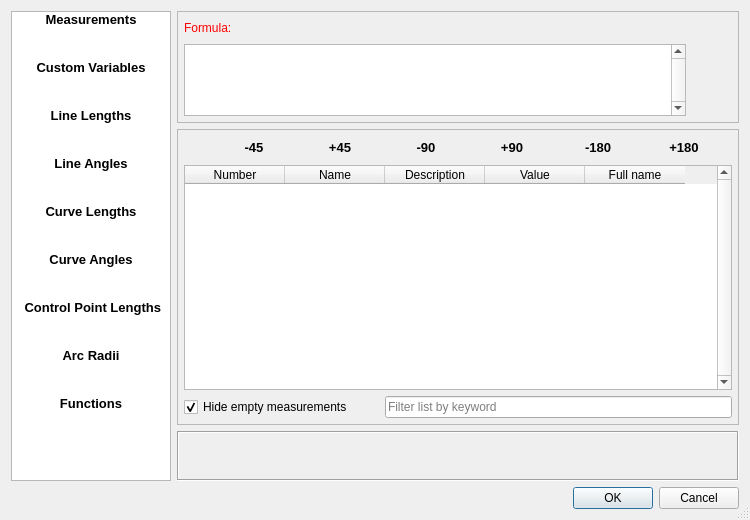
<?xml version="1.0" encoding="UTF-8"?>
<ui version="4.0">
 <class>EditFormulaDialog</class>
 <widget class="QDialog" name="EditFormulaDialog">
  <property name="windowModality">
   <enum>Qt::WindowModality::WindowModal</enum>
  </property>
  <property name="geometry">
   <rect>
    <x>0</x>
    <y>0</y>
    <width>750</width>
    <height>520</height>
   </rect>
  </property>
  <property name="sizePolicy">
   <sizepolicy hsizetype="Preferred" vsizetype="Fixed">
    <horstretch>0</horstretch>
    <verstretch>0</verstretch>
   </sizepolicy>
  </property>
  <property name="minimumSize">
   <size>
    <width>750</width>
    <height>520</height>
   </size>
  </property>
  <property name="maximumSize">
   <size>
    <width>16777215</width>
    <height>510</height>
   </size>
  </property>
  <property name="windowTitle">
   <string>Edit formula</string>
  </property>
  <property name="windowIcon">
   <iconset resource="../../../vmisc/share/resources/icon.qrc">
    <normaloff>:/icon/32x32/edit.png</normaloff>:/icon/32x32/edit.png</iconset>
  </property>
  <property name="sizeGripEnabled">
   <bool>true</bool>
  </property>
  <property name="modal">
   <bool>true</bool>
  </property>
  <layout class="QVBoxLayout" name="verticalLayout_7">
   <item>
    <layout class="QHBoxLayout" name="horizontalLayout_5">
     <item>
      <layout class="QVBoxLayout" name="verticalLayout_3">
       <property name="spacing">
        <number>0</number>
       </property>
       <property name="sizeConstraint">
        <enum>QLayout::SizeConstraint::SetFixedSize</enum>
       </property>
       <item>
        <widget class="QListWidget" name="menuTab_ListWidget">
         <property name="sizePolicy">
          <sizepolicy hsizetype="Fixed" vsizetype="Preferred">
           <horstretch>0</horstretch>
           <verstretch>0</verstretch>
          </sizepolicy>
         </property>
         <property name="minimumSize">
          <size>
           <width>160</width>
           <height>0</height>
          </size>
         </property>
         <property name="maximumSize">
          <size>
           <width>160</width>
           <height>16777215</height>
          </size>
         </property>
         <property name="font">
          <font>
           <pointsize>10</pointsize>
           <bold>true</bold>
          </font>
         </property>
         <property name="styleSheet">
          <string notr="true">color: rgb(255, 255, 255);
selection-color: rgb(230, 230, 230);
background-color: qlineargradient(spread:pad, x1:0, y1:0, x2:1, y2:0, stop:0 rgba(0, 0, 0, 255), stop:1 rgba(200, 200, 200, 255));

QListWidget::item:selected {
     border: 1px solid #6a6ea9;
 }
</string>
         </property>
         <property name="verticalScrollBarPolicy">
          <enum>Qt::ScrollBarPolicy::ScrollBarAlwaysOff</enum>
         </property>
         <property name="horizontalScrollBarPolicy">
          <enum>Qt::ScrollBarPolicy::ScrollBarAlwaysOff</enum>
         </property>
         <property name="autoScroll">
          <bool>false</bool>
         </property>
         <property name="autoScrollMargin">
          <number>0</number>
         </property>
         <property name="showDropIndicator" stdset="0">
          <bool>false</bool>
         </property>
         <property name="selectionBehavior">
          <enum>QAbstractItemView::SelectionBehavior::SelectItems</enum>
         </property>
         <property name="iconSize">
          <size>
           <width>0</width>
           <height>0</height>
          </size>
         </property>
         <property name="textElideMode">
          <enum>Qt::TextElideMode::ElideNone</enum>
         </property>
         <property name="resizeMode">
          <enum>QListView::ResizeMode::Adjust</enum>
         </property>
         <property name="layoutMode">
          <enum>QListView::LayoutMode::SinglePass</enum>
         </property>
         <property name="spacing">
          <number>0</number>
         </property>
         <property name="gridSize">
          <size>
           <width>180</width>
           <height>48</height>
          </size>
         </property>
         <property name="viewMode">
          <enum>QListView::ViewMode::ListMode</enum>
         </property>
         <property name="uniformItemSizes">
          <bool>false</bool>
         </property>
         <property name="batchSize">
          <number>100</number>
         </property>
         <property name="selectionRectVisible">
          <bool>false</bool>
         </property>
         <property name="itemAlignment">
          <set>Qt::AlignmentFlag::AlignCenter</set>
         </property>
         <item>
          <property name="text">
           <string>Measurements</string>
          </property>
          <property name="font">
           <font>
            <pointsize>10</pointsize>
            <bold>true</bold>
           </font>
          </property>
          <property name="textAlignment">
           <set>AlignCenter</set>
          </property>
          <property name="background">
           <brush brushstyle="NoBrush">
            <color alpha="255">
             <red>255</red>
             <green>255</green>
             <blue>255</blue>
            </color>
           </brush>
          </property>
         </item>
         <item>
          <property name="text">
           <string>Custom Variables</string>
          </property>
          <property name="font">
           <font>
            <pointsize>10</pointsize>
           </font>
          </property>
          <property name="textAlignment">
           <set>AlignCenter</set>
          </property>
         </item>
         <item>
          <property name="text">
           <string>Line Lengths</string>
          </property>
          <property name="textAlignment">
           <set>AlignCenter</set>
          </property>
         </item>
         <item>
          <property name="text">
           <string>Line Angles</string>
          </property>
          <property name="textAlignment">
           <set>AlignCenter</set>
          </property>
         </item>
         <item>
          <property name="text">
           <string>Curve Lengths</string>
          </property>
          <property name="textAlignment">
           <set>AlignCenter</set>
          </property>
         </item>
         <item>
          <property name="text">
           <string>Curve Angles</string>
          </property>
          <property name="textAlignment">
           <set>AlignCenter</set>
          </property>
         </item>
         <item>
          <property name="text">
           <string> Control Point Lengths</string>
          </property>
          <property name="textAlignment">
           <set>AlignCenter</set>
          </property>
         </item>
         <item>
          <property name="text">
           <string>Arc Radii</string>
          </property>
          <property name="textAlignment">
           <set>AlignCenter</set>
          </property>
         </item>
         <item>
          <property name="text">
           <string>Functions</string>
          </property>
          <property name="textAlignment">
           <set>AlignCenter</set>
          </property>
         </item>
        </widget>
       </item>
      </layout>
     </item>
     <item>
      <layout class="QVBoxLayout" name="verticalLayout_2">
       <item>
        <widget class="QFrame" name="top_Frame">
         <property name="minimumSize">
          <size>
           <width>0</width>
           <height>0</height>
          </size>
         </property>
         <property name="maximumSize">
          <size>
           <width>16777215</width>
           <height>116</height>
          </size>
         </property>
         <property name="frameShape">
          <enum>QFrame::Shape::StyledPanel</enum>
         </property>
         <property name="frameShadow">
          <enum>QFrame::Shadow::Sunken</enum>
         </property>
         <layout class="QVBoxLayout" name="verticalLayout_4">
          <property name="leftMargin">
           <number>6</number>
          </property>
          <property name="topMargin">
           <number>6</number>
          </property>
          <property name="rightMargin">
           <number>6</number>
          </property>
          <property name="bottomMargin">
           <number>6</number>
          </property>
          <item>
           <layout class="QHBoxLayout" name="horizontalLayout_2">
            <item alignment="Qt::AlignmentFlag::AlignLeft">
             <widget class="QLabel" name="labelEditFormula">
              <property name="sizePolicy">
               <sizepolicy hsizetype="Fixed" vsizetype="Preferred">
                <horstretch>0</horstretch>
                <verstretch>0</verstretch>
               </sizepolicy>
              </property>
              <property name="palette">
               <palette>
                <active>
                 <colorrole role="WindowText">
                  <brush brushstyle="SolidPattern">
                   <color alpha="255">
                    <red>255</red>
                    <green>0</green>
                    <blue>0</blue>
                   </color>
                  </brush>
                 </colorrole>
                </active>
                <inactive>
                 <colorrole role="WindowText">
                  <brush brushstyle="SolidPattern">
                   <color alpha="255">
                    <red>255</red>
                    <green>0</green>
                    <blue>0</blue>
                   </color>
                  </brush>
                 </colorrole>
                </inactive>
                <disabled>
                 <colorrole role="WindowText">
                  <brush brushstyle="SolidPattern">
                   <color alpha="255">
                    <red>159</red>
                    <green>158</green>
                    <blue>158</blue>
                   </color>
                  </brush>
                 </colorrole>
                </disabled>
               </palette>
              </property>
              <property name="text">
               <string>Formula:</string>
              </property>
             </widget>
            </item>
            <item>
             <widget class="QLabel" name="labelResultCalculation">
              <property name="sizePolicy">
               <sizepolicy hsizetype="Expanding" vsizetype="Preferred">
                <horstretch>0</horstretch>
                <verstretch>0</verstretch>
               </sizepolicy>
              </property>
              <property name="minimumSize">
               <size>
                <width>80</width>
                <height>0</height>
               </size>
              </property>
              <property name="toolTip">
               <string>Value</string>
              </property>
              <property name="whatsThis">
               <string notr="true"/>
              </property>
              <property name="text">
               <string notr="true"/>
              </property>
             </widget>
            </item>
            <item>
             <spacer name="horizontalSpacer">
              <property name="orientation">
               <enum>Qt::Orientation::Horizontal</enum>
              </property>
              <property name="sizeHint" stdset="0">
               <size>
                <width>40</width>
                <height>20</height>
               </size>
              </property>
             </spacer>
            </item>
           </layout>
          </item>
          <item>
           <layout class="QHBoxLayout" name="horizontalLayout">
            <item>
             <widget class="QPlainTextEdit" name="plainTextEditFormula">
              <property name="sizePolicy">
               <sizepolicy hsizetype="Expanding" vsizetype="Preferred">
                <horstretch>0</horstretch>
                <verstretch>0</verstretch>
               </sizepolicy>
              </property>
              <property name="minimumSize">
               <size>
                <width>0</width>
                <height>72</height>
               </size>
              </property>
              <property name="maximumSize">
               <size>
                <width>16777215</width>
                <height>16777215</height>
               </size>
              </property>
              <property name="toolTip">
               <string>Calculation</string>
              </property>
              <property name="verticalScrollBarPolicy">
               <enum>Qt::ScrollBarPolicy::ScrollBarAlwaysOn</enum>
              </property>
              <property name="tabChangesFocus">
               <bool>true</bool>
              </property>
             </widget>
            </item>
            <item>
             <layout class="QVBoxLayout" name="verticalLayout_6">
              <property name="spacing">
               <number>0</number>
              </property>
              <item>
               <widget class="QPushButton" name="clear_PushButton">
                <property name="sizePolicy">
                 <sizepolicy hsizetype="Fixed" vsizetype="Fixed">
                  <horstretch>0</horstretch>
                  <verstretch>0</verstretch>
                 </sizepolicy>
                </property>
                <property name="minimumSize">
                 <size>
                  <width>16</width>
                  <height>16</height>
                 </size>
                </property>
                <property name="maximumSize">
                 <size>
                  <width>16777215</width>
                  <height>16777215</height>
                 </size>
                </property>
                <property name="focusPolicy">
                 <enum>Qt::FocusPolicy::StrongFocus</enum>
                </property>
                <property name="toolTip">
                 <string>Clear formula</string>
                </property>
                <property name="text">
                 <string/>
                </property>
                <property name="icon">
                 <iconset resource="../../../vmisc/share/resources/icon.qrc">
                  <normaloff>:/icon/32x32/clear.png</normaloff>:/icon/32x32/clear.png</iconset>
                </property>
                <property name="iconSize">
                 <size>
                  <width>16</width>
                  <height>16</height>
                 </size>
                </property>
                <property name="autoRepeat">
                 <bool>true</bool>
                </property>
                <property name="autoRepeatDelay">
                 <number>50</number>
                </property>
                <property name="autoRepeatInterval">
                 <number>50</number>
                </property>
                <property name="flat">
                 <bool>true</bool>
                </property>
               </widget>
              </item>
              <item>
               <widget class="QPushButton" name="undo_PushButton">
                <property name="sizePolicy">
                 <sizepolicy hsizetype="Fixed" vsizetype="Fixed">
                  <horstretch>0</horstretch>
                  <verstretch>0</verstretch>
                 </sizepolicy>
                </property>
                <property name="minimumSize">
                 <size>
                  <width>16</width>
                  <height>16</height>
                 </size>
                </property>
                <property name="maximumSize">
                 <size>
                  <width>16777215</width>
                  <height>16777215</height>
                 </size>
                </property>
                <property name="focusPolicy">
                 <enum>Qt::FocusPolicy::StrongFocus</enum>
                </property>
                <property name="toolTip">
                 <string>Reset to original formula</string>
                </property>
                <property name="text">
                 <string/>
                </property>
                <property name="icon">
                 <iconset resource="../../../vmisc/share/resources/theme.qrc">
                  <normaloff>:/icons/win.icon.theme/32x32/actions/edit-undo.png</normaloff>:/icons/win.icon.theme/32x32/actions/edit-undo.png</iconset>
                </property>
                <property name="iconSize">
                 <size>
                  <width>16</width>
                  <height>16</height>
                 </size>
                </property>
                <property name="autoRepeat">
                 <bool>true</bool>
                </property>
                <property name="autoRepeatDelay">
                 <number>50</number>
                </property>
                <property name="autoRepeatInterval">
                 <number>50</number>
                </property>
                <property name="flat">
                 <bool>true</bool>
                </property>
               </widget>
              </item>
             </layout>
            </item>
           </layout>
          </item>
         </layout>
        </widget>
       </item>
       <item>
        <widget class="QFrame" name="bottom_Frame">
         <property name="sizePolicy">
          <sizepolicy hsizetype="Preferred" vsizetype="Preferred">
           <horstretch>0</horstretch>
           <verstretch>0</verstretch>
          </sizepolicy>
         </property>
         <property name="minimumSize">
          <size>
           <width>0</width>
           <height>0</height>
          </size>
         </property>
         <property name="frameShape">
          <enum>QFrame::Shape::StyledPanel</enum>
         </property>
         <property name="frameShadow">
          <enum>QFrame::Shadow::Sunken</enum>
         </property>
         <layout class="QVBoxLayout" name="verticalLayout">
          <property name="leftMargin">
           <number>6</number>
          </property>
          <property name="topMargin">
           <number>6</number>
          </property>
          <property name="rightMargin">
           <number>6</number>
          </property>
          <property name="bottomMargin">
           <number>6</number>
          </property>
          <item>
           <layout class="QVBoxLayout" name="verticalLayout_5">
            <item>
             <layout class="QHBoxLayout" name="horizontalLayout_3">
              <item>
               <widget class="QPushButton" name="insert_PushButton">
                <property name="sizePolicy">
                 <sizepolicy hsizetype="Fixed" vsizetype="Minimum">
                  <horstretch>0</horstretch>
                  <verstretch>0</verstretch>
                 </sizepolicy>
                </property>
                <property name="maximumSize">
                 <size>
                  <width>24</width>
                  <height>24</height>
                 </size>
                </property>
                <property name="focusPolicy">
                 <enum>Qt::FocusPolicy::StrongFocus</enum>
                </property>
                <property name="toolTip">
                 <string>Insert variable into formula</string>
                </property>
                <property name="text">
                 <string notr="true"/>
                </property>
                <property name="icon">
                 <iconset resource="../../../vmisc/share/resources/icon.qrc">
                  <normaloff>:/icon/24x24/insert_fx.png</normaloff>:/icon/24x24/insert_fx.png</iconset>
                </property>
                <property name="iconSize">
                 <size>
                  <width>24</width>
                  <height>24</height>
                 </size>
                </property>
                <property name="autoRepeat">
                 <bool>true</bool>
                </property>
                <property name="autoRepeatDelay">
                 <number>50</number>
                </property>
                <property name="autoRepeatInterval">
                 <number>50</number>
                </property>
                <property name="flat">
                 <bool>true</bool>
                </property>
               </widget>
              </item>
              <item>
               <widget class="QPushButton" name="fx_minus_45_PushButton">
                <property name="font">
                 <font>
                  <pointsize>10</pointsize>
                  <bold>true</bold>
                 </font>
                </property>
                <property name="text">
                 <string notr="true">-45</string>
                </property>
                <property name="icon">
                 <iconset resource="../../../vmisc/share/resources/icon.qrc">
                  <normaloff>:/icon/24x24/insert_fx.png</normaloff>:/icon/24x24/insert_fx.png</iconset>
                </property>
                <property name="iconSize">
                 <size>
                  <width>24</width>
                  <height>24</height>
                 </size>
                </property>
                <property name="flat">
                 <bool>true</bool>
                </property>
               </widget>
              </item>
              <item>
               <widget class="QPushButton" name="fx_plus_45_PushButton">
                <property name="font">
                 <font>
                  <pointsize>10</pointsize>
                  <bold>true</bold>
                 </font>
                </property>
                <property name="text">
                 <string notr="true">+45</string>
                </property>
                <property name="icon">
                 <iconset resource="../../../vmisc/share/resources/icon.qrc">
                  <normaloff>:/icon/24x24/insert_fx.png</normaloff>:/icon/24x24/insert_fx.png</iconset>
                </property>
                <property name="iconSize">
                 <size>
                  <width>24</width>
                  <height>24</height>
                 </size>
                </property>
                <property name="flat">
                 <bool>true</bool>
                </property>
               </widget>
              </item>
              <item>
               <widget class="QPushButton" name="fx_minus_90_PushButton">
                <property name="sizePolicy">
                 <sizepolicy hsizetype="Minimum" vsizetype="Minimum">
                  <horstretch>0</horstretch>
                  <verstretch>0</verstretch>
                 </sizepolicy>
                </property>
                <property name="maximumSize">
                 <size>
                  <width>16777215</width>
                  <height>24</height>
                 </size>
                </property>
                <property name="font">
                 <font>
                  <pointsize>10</pointsize>
                  <bold>true</bold>
                 </font>
                </property>
                <property name="text">
                 <string notr="true">-90</string>
                </property>
                <property name="icon">
                 <iconset resource="../../../vmisc/share/resources/icon.qrc">
                  <normaloff>:/icon/32x32/insert_fx.png</normaloff>:/icon/32x32/insert_fx.png</iconset>
                </property>
                <property name="iconSize">
                 <size>
                  <width>24</width>
                  <height>24</height>
                 </size>
                </property>
                <property name="flat">
                 <bool>true</bool>
                </property>
               </widget>
              </item>
              <item>
               <widget class="QPushButton" name="fx_plus_90_PushButton">
                <property name="sizePolicy">
                 <sizepolicy hsizetype="Minimum" vsizetype="Minimum">
                  <horstretch>0</horstretch>
                  <verstretch>0</verstretch>
                 </sizepolicy>
                </property>
                <property name="maximumSize">
                 <size>
                  <width>16777215</width>
                  <height>24</height>
                 </size>
                </property>
                <property name="font">
                 <font>
                  <pointsize>10</pointsize>
                  <bold>true</bold>
                 </font>
                </property>
                <property name="text">
                 <string notr="true">+90</string>
                </property>
                <property name="icon">
                 <iconset resource="../../../vmisc/share/resources/icon.qrc">
                  <normaloff>:/icon/32x32/insert_fx.png</normaloff>:/icon/32x32/insert_fx.png</iconset>
                </property>
                <property name="iconSize">
                 <size>
                  <width>24</width>
                  <height>24</height>
                 </size>
                </property>
                <property name="flat">
                 <bool>true</bool>
                </property>
               </widget>
              </item>
              <item>
               <widget class="QPushButton" name="fx_minus_180_PushButton">
                <property name="sizePolicy">
                 <sizepolicy hsizetype="Minimum" vsizetype="Minimum">
                  <horstretch>0</horstretch>
                  <verstretch>0</verstretch>
                 </sizepolicy>
                </property>
                <property name="maximumSize">
                 <size>
                  <width>16777215</width>
                  <height>24</height>
                 </size>
                </property>
                <property name="font">
                 <font>
                  <pointsize>10</pointsize>
                  <bold>true</bold>
                 </font>
                </property>
                <property name="text">
                 <string notr="true">-180</string>
                </property>
                <property name="icon">
                 <iconset resource="../../../vmisc/share/resources/icon.qrc">
                  <normaloff>:/icon/32x32/insert_fx.png</normaloff>:/icon/32x32/insert_fx.png</iconset>
                </property>
                <property name="iconSize">
                 <size>
                  <width>24</width>
                  <height>24</height>
                 </size>
                </property>
                <property name="flat">
                 <bool>true</bool>
                </property>
               </widget>
              </item>
              <item>
               <widget class="QPushButton" name="fx_plus_180_PushButton">
                <property name="sizePolicy">
                 <sizepolicy hsizetype="Minimum" vsizetype="Minimum">
                  <horstretch>0</horstretch>
                  <verstretch>0</verstretch>
                 </sizepolicy>
                </property>
                <property name="maximumSize">
                 <size>
                  <width>16777215</width>
                  <height>24</height>
                 </size>
                </property>
                <property name="font">
                 <font>
                  <pointsize>10</pointsize>
                  <bold>true</bold>
                 </font>
                </property>
                <property name="text">
                 <string notr="true">+180</string>
                </property>
                <property name="icon">
                 <iconset resource="../../../vmisc/share/resources/icon.qrc">
                  <normaloff>:/icon/32x32/insert_fx.png</normaloff>:/icon/32x32/insert_fx.png</iconset>
                </property>
                <property name="iconSize">
                 <size>
                  <width>24</width>
                  <height>24</height>
                 </size>
                </property>
                <property name="flat">
                 <bool>true</bool>
                </property>
               </widget>
              </item>
              <item>
               <spacer name="horizontalSpacer_2">
                <property name="orientation">
                 <enum>Qt::Orientation::Horizontal</enum>
                </property>
                <property name="sizeHint" stdset="0">
                 <size>
                  <width>40</width>
                  <height>20</height>
                 </size>
                </property>
               </spacer>
              </item>
             </layout>
            </item>
            <item>
             <widget class="QTableWidget" name="tableWidget">
              <property name="sizePolicy">
               <sizepolicy hsizetype="Expanding" vsizetype="Expanding">
                <horstretch>0</horstretch>
                <verstretch>0</verstretch>
               </sizepolicy>
              </property>
              <property name="minimumSize">
               <size>
                <width>0</width>
                <height>0</height>
               </size>
              </property>
              <property name="alternatingRowColors">
               <bool>true</bool>
              </property>
              <property name="cursor" stdset="0">
               <cursorShape>PointingHandCursor</cursorShape>
              </property>
              <property name="styleSheet">
               <string notr="true"/>
              </property>
              <property name="frameShape">
               <enum>QFrame::Shape::StyledPanel</enum>
              </property>
              <property name="verticalScrollBarPolicy">
               <enum>Qt::ScrollBarPolicy::ScrollBarAlwaysOn</enum>
              </property>
              <property name="sizeAdjustPolicy">
               <enum>QAbstractScrollArea::SizeAdjustPolicy::AdjustIgnored</enum>
              </property>
              <property name="autoScroll">
               <bool>true</bool>
              </property>
              <property name="autoScrollMargin">
               <number>16</number>
              </property>
              <property name="showGrid">
               <bool>false</bool>
              </property>
              <property name="sortingEnabled">
               <bool>true</bool>
              </property>
              <property name="cornerButtonEnabled">
               <bool>false</bool>
              </property>
              <property name="columnCount">
               <number>5</number>
              </property>
              <attribute name="horizontalHeaderMinimumSectionSize">
               <number>100</number>
              </attribute>
              <attribute name="horizontalHeaderDefaultSectionSize">
               <number>100</number>
              </attribute>
              <attribute name="horizontalHeaderStretchLastSection">
               <bool>false</bool>
              </attribute>
              <attribute name="verticalHeaderVisible">
               <bool>false</bool>
              </attribute>
              <attribute name="verticalHeaderHighlightSections">
               <bool>false</bool>
              </attribute>
              <attribute name="verticalHeaderStretchLastSection">
               <bool>false</bool>
              </attribute>
              <column>
               <property name="text">
                <string>Number</string>
               </property>
              </column>
              <column>
               <property name="text">
                <string>Name</string>
               </property>
              </column>
              <column>
               <property name="text">
                <string>Description</string>
               </property>
              </column>
              <column>
               <property name="text">
                <string>Value</string>
               </property>
              </column>
              <column>
               <property name="text">
                <string>Full name</string>
               </property>
              </column>
             </widget>
            </item>
            <item>
             <layout class="QHBoxLayout" name="horizontalLayout_4">
              <item>
               <widget class="QCheckBox" name="checkBoxHideEmpty">
                <property name="sizePolicy">
                 <sizepolicy hsizetype="Fixed" vsizetype="Fixed">
                  <horstretch>0</horstretch>
                  <verstretch>0</verstretch>
                 </sizepolicy>
                </property>
                <property name="toolTip">
                 <string>Hides measurement variables that have no value</string>
                </property>
                <property name="text">
                 <string>Hide empty measurements</string>
                </property>
                <property name="checked">
                 <bool>true</bool>
                </property>
               </widget>
              </item>
              <item>
               <widget class="QLabel" name="label">
                <property name="sizePolicy">
                 <sizepolicy hsizetype="Fixed" vsizetype="Fixed">
                  <horstretch>0</horstretch>
                  <verstretch>0</verstretch>
                 </sizepolicy>
                </property>
                <property name="minimumSize">
                 <size>
                  <width>20</width>
                  <height>20</height>
                 </size>
                </property>
                <property name="maximumSize">
                 <size>
                  <width>20</width>
                  <height>20</height>
                 </size>
                </property>
                <property name="toolTip">
                 <string>Filter variable list by keyword</string>
                </property>
                <property name="text">
                 <string/>
                </property>
                <property name="pixmap">
                 <pixmap resource="../../../vmisc/share/resources/icon.qrc">:/icon/32x32/filter.png</pixmap>
                </property>
                <property name="scaledContents">
                 <bool>true</bool>
                </property>
               </widget>
              </item>
              <item>
               <widget class="QLineEdit" name="filterFormulaInputs">
                <property name="toolTip">
                 <string>Filter variable list by keyword</string>
                </property>
                <property name="placeholderText">
                 <string>Filter list by keyword</string>
                </property>
                <property name="clearButtonEnabled">
                 <bool>true</bool>
                </property>
               </widget>
              </item>
             </layout>
            </item>
           </layout>
          </item>
         </layout>
        </widget>
       </item>
       <item>
        <widget class="QLabel" name="info_Label">
         <property name="sizePolicy">
          <sizepolicy hsizetype="Expanding" vsizetype="Preferred">
           <horstretch>0</horstretch>
           <verstretch>0</verstretch>
          </sizepolicy>
         </property>
         <property name="minimumSize">
          <size>
           <width>0</width>
           <height>50</height>
          </size>
         </property>
         <property name="frameShape">
          <enum>QFrame::Shape::Box</enum>
         </property>
         <property name="frameShadow">
          <enum>QFrame::Shadow::Sunken</enum>
         </property>
         <property name="text">
          <string/>
         </property>
         <property name="wordWrap">
          <bool>true</bool>
         </property>
        </widget>
       </item>
      </layout>
     </item>
    </layout>
   </item>
   <item>
    <widget class="QDialogButtonBox" name="buttonBox">
     <property name="orientation">
      <enum>Qt::Orientation::Horizontal</enum>
     </property>
     <property name="standardButtons">
      <set>QDialogButtonBox::StandardButton::Cancel|QDialogButtonBox::StandardButton::Ok</set>
     </property>
    </widget>
   </item>
  </layout>
 </widget>
 <tabstops>
  <tabstop>plainTextEditFormula</tabstop>
  <tabstop>buttonBox</tabstop>
 </tabstops>
 <resources>
  <include location="../../../vmisc/share/resources/theme.qrc"/>
  <include location="../../../vmisc/share/resources/icon.qrc"/>
 </resources>
 <connections>
  <connection>
   <sender>buttonBox</sender>
   <signal>accepted()</signal>
   <receiver>EditFormulaDialog</receiver>
   <slot>accept()</slot>
   <hints>
    <hint type="sourcelabel">
     <x>248</x>
     <y>254</y>
    </hint>
    <hint type="destinationlabel">
     <x>157</x>
     <y>274</y>
    </hint>
   </hints>
  </connection>
  <connection>
   <sender>buttonBox</sender>
   <signal>rejected()</signal>
   <receiver>EditFormulaDialog</receiver>
   <slot>reject()</slot>
   <hints>
    <hint type="sourcelabel">
     <x>316</x>
     <y>260</y>
    </hint>
    <hint type="destinationlabel">
     <x>286</x>
     <y>274</y>
    </hint>
   </hints>
  </connection>
 </connections>
</ui>
